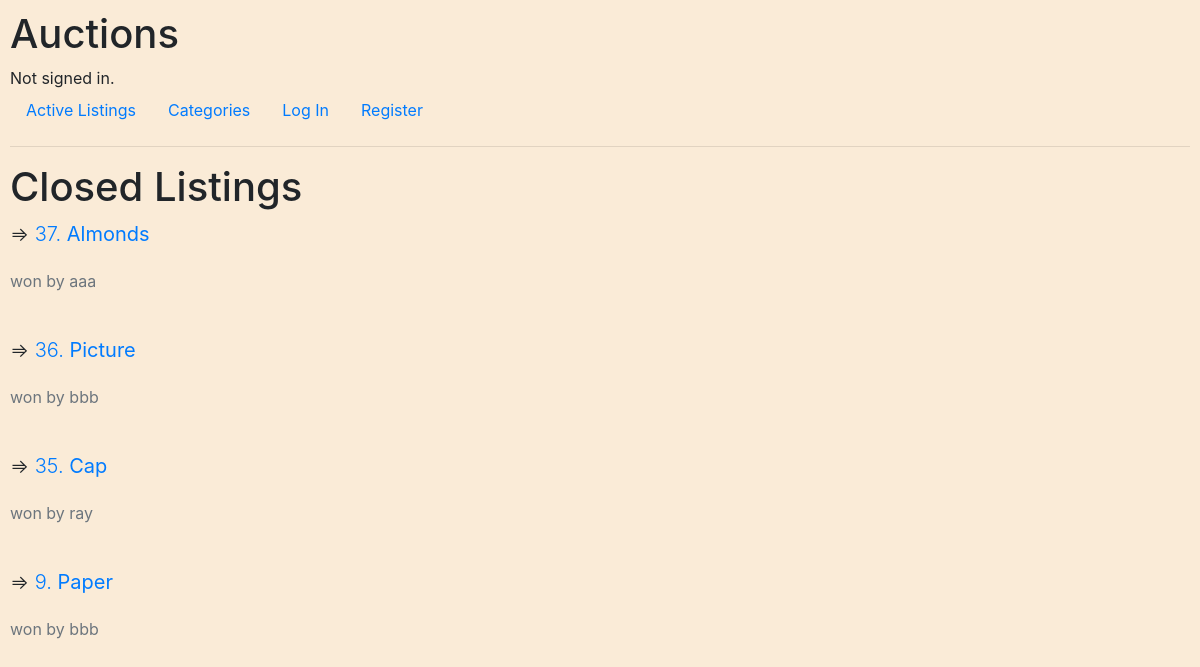
Page /test/ on the committed database.
### auctions/models.py (models this page shows, shortened)
class Listing(models.Model):
    name = models.CharField(max_length=64)
    image = models.ImageField(upload_to='images/', null=True, blank=True)
    description = models.TextField(blank=True)
    price = models.DecimalField(decimal_places=2,max_digits=50)
    bidcount = models.IntegerField(default=0)
    lastbidding_by = models.CharField(max_length=64, blank=True)
    lister = models.ForeignKey(User, on_delete=models.CASCADE, related_name="lister")
    category = models.CharField(max_length=64, blank=True)
    created_at = models.DateTimeField(auto_now_add=True)
    watched = models.ManyToManyField(User, blank=True, related_name="watching")
    winner = models.CharField(max_length=64, blank=True)
    is_closed = models.BooleanField(default=False)

### auctions/views.py (the view)
# urls.py: path("test/", views.test, name="test"),
def test(request):
    items = Listing.objects.filter(is_closed=True).order_by("-created_at")
    context = {
        "items": items,
    }
    return render(request, "auctions/test.html", context)

### auctions/templates/auctions/test.html
{% extends "auctions/layout.html" %}
{% load crispy_forms_tags %}
{% block body %}
<h1> Closed Listings </h1>
{% for item in items%}
    <div class="lead">
        <p>=> <a href="{% url 'listing' item.id %}">{{ item.id}}. <strong>{{ item.name }}</strong></a></p>
        <p><small class="text-muted">won by {{ item.winner }}</small></p>
    </div>
    <br>
{% endfor %}
{% endblock %}

### auctions/static/auctions/styles.css (style rules this page uses)
body { background-color: antiquewhite; padding: 10px; }

### rows in the picture
Listing: id "37", name "Almonds", winner "aaa"
Listing: id "36", name "Picture", winner "bbb"
Listing: id "35", name "Cap", winner "ray"
Listing: id "9", name "Paper", winner "bbb"
